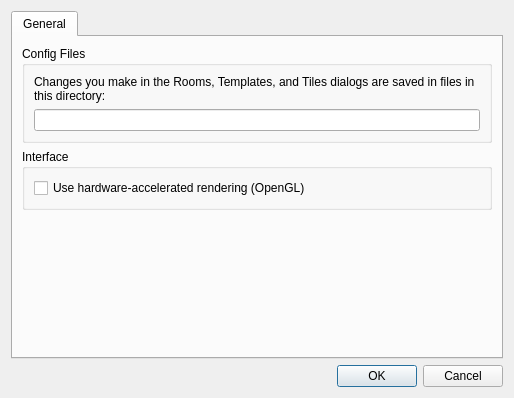
<?xml version="1.0" encoding="UTF-8"?>
<ui version="4.0">
 <class>BuildingPreferencesDialog</class>
 <widget class="QDialog" name="BuildingPreferencesDialog">
  <property name="geometry">
   <rect>
    <x>0</x>
    <y>0</y>
    <width>514</width>
    <height>398</height>
   </rect>
  </property>
  <property name="windowTitle">
   <string>Preferences</string>
  </property>
  <layout class="QVBoxLayout" name="verticalLayout_2">
   <item>
    <widget class="QTabWidget" name="tabWidget">
     <property name="currentIndex">
      <number>0</number>
     </property>
     <widget class="QWidget" name="tab">
      <attribute name="title">
       <string>General</string>
      </attribute>
      <layout class="QVBoxLayout" name="verticalLayout">
       <item>
        <widget class="QGroupBox" name="groupBox_2">
         <property name="title">
          <string>Config Files</string>
         </property>
         <layout class="QVBoxLayout" name="verticalLayout_4">
          <item>
           <widget class="QLabel" name="label_3">
            <property name="text">
             <string>Changes you make in the Rooms, Templates, and Tiles dialogs are saved in files in this directory:</string>
            </property>
            <property name="wordWrap">
             <bool>true</bool>
            </property>
           </widget>
          </item>
          <item>
           <widget class="QLineEdit" name="configDirEdit">
            <property name="readOnly">
             <bool>true</bool>
            </property>
           </widget>
          </item>
         </layout>
        </widget>
       </item>
       <item>
        <widget class="QGroupBox" name="groupBox">
         <property name="title">
          <string>Interface</string>
         </property>
         <layout class="QVBoxLayout" name="verticalLayout_3">
          <item>
           <layout class="QHBoxLayout" name="horizontalLayout">
            <item>
             <widget class="QCheckBox" name="useOpenGL">
              <property name="text">
               <string>Use hardware-accelerated rendering (OpenGL)</string>
              </property>
             </widget>
            </item>
           </layout>
          </item>
         </layout>
        </widget>
       </item>
       <item>
        <spacer name="verticalSpacer">
         <property name="orientation">
          <enum>Qt::Vertical</enum>
         </property>
         <property name="sizeHint" stdset="0">
          <size>
           <width>20</width>
           <height>40</height>
          </size>
         </property>
        </spacer>
       </item>
      </layout>
     </widget>
    </widget>
   </item>
   <item>
    <widget class="QDialogButtonBox" name="buttonBox">
     <property name="orientation">
      <enum>Qt::Horizontal</enum>
     </property>
     <property name="standardButtons">
      <set>QDialogButtonBox::Cancel|QDialogButtonBox::Ok</set>
     </property>
    </widget>
   </item>
  </layout>
 </widget>
 <resources/>
 <connections>
  <connection>
   <sender>buttonBox</sender>
   <signal>accepted()</signal>
   <receiver>BuildingPreferencesDialog</receiver>
   <slot>accept()</slot>
   <hints>
    <hint type="sourcelabel">
     <x>248</x>
     <y>254</y>
    </hint>
    <hint type="destinationlabel">
     <x>157</x>
     <y>274</y>
    </hint>
   </hints>
  </connection>
  <connection>
   <sender>buttonBox</sender>
   <signal>rejected()</signal>
   <receiver>BuildingPreferencesDialog</receiver>
   <slot>reject()</slot>
   <hints>
    <hint type="sourcelabel">
     <x>316</x>
     <y>260</y>
    </hint>
    <hint type="destinationlabel">
     <x>286</x>
     <y>274</y>
    </hint>
   </hints>
  </connection>
 </connections>
</ui>
